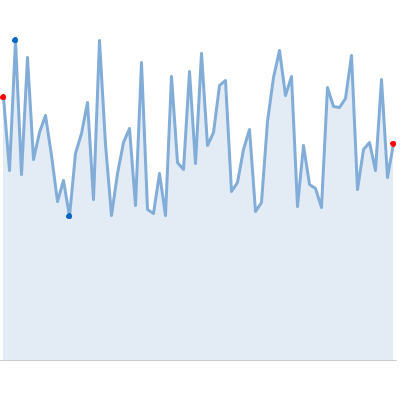
Frame 1 (no input)
Frame 2 (the mouse pressed at the canvas centre, redrawn once): identical to frame 1, image omitted

The Processing sketch that drew this single still picture (run headless with seeded random() and noise(); the mouse was pressed at the canvas centre and the sketch redrawn once):

// Processing sketch: sparklines
// ── sparklines.pde
private float[] data;
private float midvalue; 
private float delta;
float max = Float.NaN;
float min = Float.NaN;
private int count = 66;

void setup() {
  size(400, 400);
  smooth();
  noLoop();

  //  scale(1,-1.2);
  initData();  
  calc();
}

private void initData() {
  data = new float[count];
  for (int i = 0; i<count; i++) {
    data [i] =15 + random(0, 20);
  }
}  

private void calc() {
  float total = 0;
  float totalOfSquares = 0; 

  for (int i = 0; i < data.length; i++) {
    min = min(min, data[i]);
    max = max(max, data[i]);
    total += data[i];
    totalOfSquares += sq(data[i]);
  }
  midvalue = total/count;
  delta = sqrt((totalOfSquares - sq(total)/count)/(count - 1));
}

public void draw() {
  background(255, 255, 255);
  noStroke();
  fill(212);
  //rect (0, height - ratio*(midvalue+delta), width, 2*ratio*delta);
  //bar();
  final float yratio = 0.80f*height / max;
  final float xratio = width /data.length;
  translate(0, height*0.9);
  scale(1, -1);
  //  scale(xratio, yratio);

  //  bar(xratio, yratio);
  //  line(xratio, yratio, true);
  noStroke();
  //stroke(204, 102, 0);
  //strokeWeight(2);
  //  fill(155, 60, 60);
  //  fill(#C1DBF5);
  fill(#E3ECF5);
  line(xratio, yratio, true);

  stroke(#316DA7);
  stroke(#81ADD8);
  noFill();
  strokeWeight(3);
  strokeCap(ROUND);
  strokeJoin(ROUND);
  line(xratio, yratio, false);

  // bar(xratio, yratio);

  strokeWeight(1);
  stroke (50, 50, 185);

  /*  fill(#CCCCCC);
   rect (0.5*xratio, height - yratio * (midvalue-delta), (data.length - 1)*xratio, height - yratio * (midvalue+delta));
   */
  // line (0.5*xratio, height - yratio * midvalue, (data.length - 1)*xratio, height - yratio*midvalue);
  stroke(#CCCCCC);
  strokeWeight(1);
  line (0, 0, data.length*xratio, 0);
}

private void bar(float xratio, float yratio) {
  //  fill(155, 60, 60);
  for (int i = 0; i < data.length; i++) {
    rect((0.05 + i)*xratio, 0, (0.90)*xratio, data[i]*yratio);
  }
}

private void line(float xratio, float yratio, boolean fill) {
  int lastIdx = data.length -1;
  beginShape();
  if (fill) {
    vertex((0.5)*xratio, 0);
    vertex(0.5 *xratio, data[0]*yratio);
  }
  /*curve*/  vertex(0.5 *xratio, data[0]*yratio);
  for (int i = 0; i < data.length; i++) {
    // ellipse((0.5 + i)*xratio, data[i]*yratio, 3, 3);
    /*curve*/    vertex((0.5 + i)*xratio, data[i]*yratio);
  }
  /*curve*/  vertex((0.5 + lastIdx)*xratio, data[lastIdx]*yratio);
  if (fill) {
    vertex((0.5 + lastIdx)*xratio, data[lastIdx]*yratio);
    vertex((0.5+ lastIdx)*xratio, 0);
  }  
  endShape();

  stroke(#0266C6);
  for (int i = 0; i < data.length; i++) {
    if (data[i] == min || data[i] == max) {
      ellipse((0.5 + i)*xratio, data[i]*yratio, 3, 3);
    }
  }
  stroke(#ff0000);
  ellipse((0.5)*xratio, data[0]*yratio, 3, 3);
  ellipse((0.5 + lastIdx)*xratio, data[lastIdx]*yratio, 3, 3);
}
